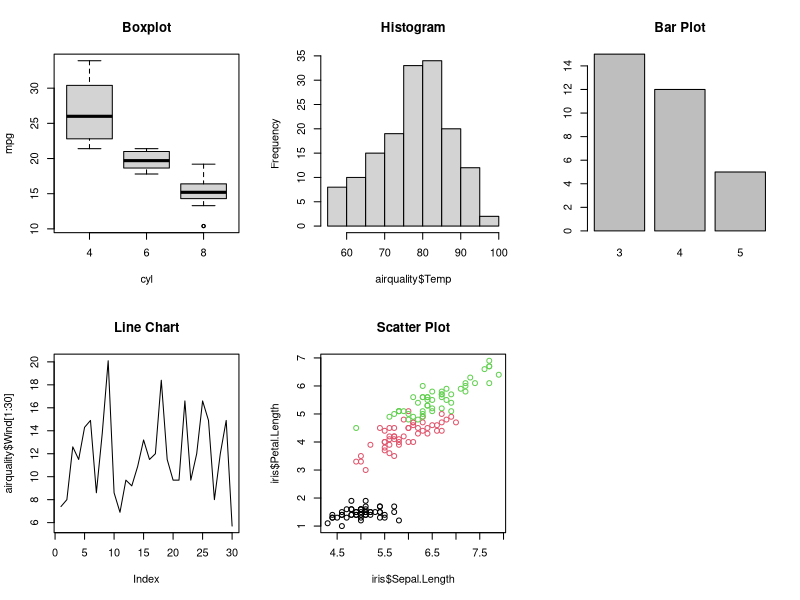

Here is the R script that generated this plot:
par(mfrow = c(2, 3))
boxplot(mpg ~ cyl, data = mtcars, main = "Boxplot")
hist(airquality$Temp, main = "Histogram")
barplot(table(mtcars$gear), main = "Bar Plot")
plot(airquality$Wind[1:30], type = "l", main = "Line Chart")
plot(iris$Sepal.Length, iris$Petal.Length, col = iris$Species, main = "Scatter Plot")
